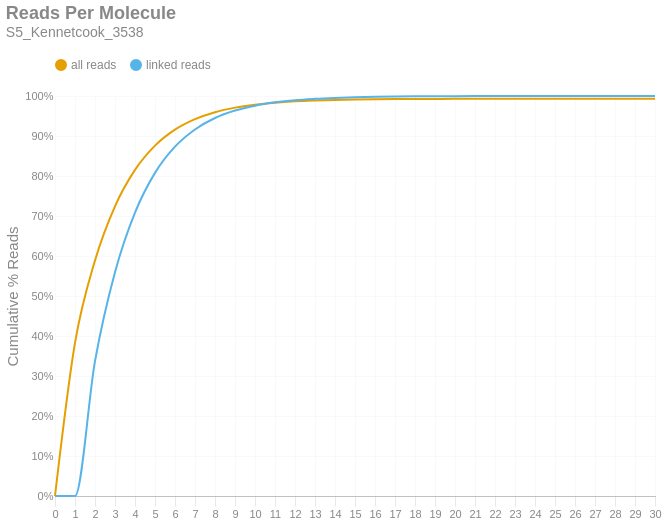

Here is the notebook cell this chart was saved with:
### Markdown cell above
### Reads per Molecule
This chart shows the cumulative distribution of the number of reads per linked molecule. That is, how many alignments are associated with a unique molecule. This excludes the number of reads associated with invalid or absent linked-read barcodes. The `linked` histogram is the percentages recalculated when disregarding singletons.

### Code cell
if SKIPLR:
    print_html(f"Skipped")
else:
    counts = np.bincount(valids['reads'].cast(pl.Int64).to_numpy())
    weighted = counts * np.arange(len(counts))
    all_perc = weighted / n_reads
    linked_perc = weighted / n_linked_reads
    linked_perc[1] = 0
    binned_df = pl.DataFrame({
        'readsper': list(range(len(counts))),
        'all reads (cumsum)': np.cumsum(all_perc).tolist(),
        'linked reads (cumsum)': np.cumsum(linked_perc).tolist(),
    })

    with SafeRender(binned_df):
        (
            density_plot(binned_df, 'Reads Per Molecule', samplename, 'readspmol')
            .encode(
                x=alt.X('readsper:O', title=None).axis(labelAngle=0).scale(padding=0),
                y=alt.Y('value:Q', title='Cumulative % Reads').axis(format='%').stack(False),
                color=alt.Color("key:N").scale(domain=["all reads", "linked reads"]),
                tooltip=[
                    alt.Tooltip("key:N", title="Data Type"),
                    alt.Tooltip("readsper:O", title="Reads Per Molecule"),
                    alt.Tooltip("value:Q", format=".2%", title="% Reads (Cum.)")
                ]            
            )
        ).display()

### Figure 1 — Vega-Lite specification as saved in the notebook (floating-point values rounded to 4 significant figures)
{"width": "container", "height": 400, "config": {"title": {"anchor": "start", "dy": -15, "fontSize": 18, "color": "#888888", "subtitleColor": "#888888", "subtitleFontSize": 14}, "arc": {"fill": "#0072B2"}, "axis": {"domainColor": "#888888", "domainWidth": 0.5, "gridWidth": 0.2, "grid": false, "titleFontWeight": 400, "titleFontSize": 15, "labelFontSize": 11, "labelColor": "#888888", "tickColor": "#888888", "tickWidth": 0.2, "titleColor": "#888888"}, "axisBand": {"grid": false}, "axisX": {"grid": true, "tickSize": 10, "domainCap": "round"}, "axisY": {"domain": false, "grid": true, "tickSize": 0, "domainCap": "round"}, "background": "transparent", "header": {"labelFontSize": 15, "labelColor": "#888888", "titleFontSize": 15, "titleFontWeight": 600, "titleColor": "#888888"}, "legend": {"labelFont": "sans-serif", "labelFontSize": 12, "labelColor": "#888888", "symbolSize": 100, "symbolType": "circle", "titleFontSize": 12, "titlePadding": 10, "titleColor": "#888888", "title": null, "orient": "top"}, "range": {"category": ["#E69F00", "#56B4E9", "#009E73", "#F0E442", "#0072B2", "#D55E00", "#CC79A7", "#000000"], "diverging": ["#cfe8f3", "#a2d4ec", "#73bfe2", "#46abdb", "#1696d2", "#12719e"]}, "area": {"fill": "#0072B2", "fillOpacity": 0.7, "line": true, "strokeOpacity": 0.7}, "line": {"color": "#0072B2", "stroke": "#0072B2", "strokeWidth": 2}, "trail": {"color": "#0072B2", "stroke": "#0072B2", "strokeWidth": 0, "size": 1}, "point": {"filled": true, "fillOpacity": 1.0, "size": 95}, "text": {"color": "#888888", "fontSize": 11, "align": "right", "fontWeight": 400, "size": 11}, "bar": {"fill": "#0072B2", "stroke": null}, "view": {"stroke": null, "continuousWidth": 660, "continuousHeight": 400}}, "data": {"name": "data-4a809a35fd4af9ebb0c2dc4e39cfeeba"}, "mark": {"type": "line", "interpolate": "monotone", "point": {"opacity": 0, "size": 275}}, "encoding": {"color": {"field": "key", "scale": {"domain": ["all reads", "linked reads"]}, "type": "nominal"}, "tooltip": [{"field": "key", "title": "Data Type", "type": "nominal"}, {"field": "readsper", "title": "Reads Per Molecule", "type": "ordinal"}, {"field": "value", "format": ".2%", "title": "% Reads (Cum.)", "type": "quantitative"}], "x": {"axis": {"labelAngle": 0}, "field": "readsper", "scale": {"padding": 0}, "title": null, "type": "ordinal"}, "y": {"axis": {"format": "%"}, "field": "value", "stack": false, "title": "Cumulative % Reads", "type": "quantitative"}}, "params": [{"name": "param_c36ac31b6afebe62", "select": {"type": "point", "fields": ["key"]}, "bind": "legend"}], "title": {"text": "Reads Per Molecule", "subtitle": "S5_Kennetcook_3538"}, "transform": [{"fold": ["all reads (cumsum)", "linked reads (cumsum)"]}, {"calculate": "replace(datum.key, ' (cumsum)', '')", "as": "key"}, {"filter": {"param": "param_c36ac31b6afebe62"}}], "usermeta": {"embedOptions": {"downloadFileName": "S5_Kennetcook_3538.readspmol"}}, "$schema": "https://vega.github.io/schema/vega-lite/v6.1.0.json", "datasets": {"data-4a809a35fd4af9ebb0c2dc4e39cfeeba": [{"readsper": 0, "all reads (cumsum)": 0.0, "linked reads (cumsum)": 0.0}, {"readsper": 1, "all reads (cumsum)": 0.3829, "linked reads (cumsum)": 0.0}, {"readsper": 2, "all reads (cumsum)": 0.5886, "linked reads (cumsum)": 0.3371}, {"readsper": 3, "all reads (cumsum)": 0.7242, "linked reads (cumsum)": 0.5593}, {"readsper": 4, "all reads (cumsum)": 0.8152, "linked reads (cumsum)": 0.7085}, {"readsper": 5, "all reads (cumsum)": 0.8759, "linked reads (cumsum)": 0.8079}, {"readsper": 6, "all reads (cumsum)": 0.9158, "linked reads (cumsum)": 0.8734}, {"readsper": 7, "all reads (cumsum)": 0.9421, "linked reads (cumsum)": 0.9164}, {"readsper": 8, "all reads (cumsum)": 0.9595, "linked reads (cumsum)": 0.945}, {"readsper": 9, "all reads (cumsum)": 0.9709, "linked reads (cumsum)": 0.9636}, {"readsper": 10, "all reads (cumsum)": 0.9784, "linked reads (cumsum)": 0.9759}, {"readsper": 11, "all reads (cumsum)": 0.9834, "linked reads (cumsum)": 0.9841}, {"readsper": 12, "all reads (cumsum)": 0.9868, "linked reads (cumsum)": 0.9897}, {"readsper": 13, "all reads (cumsum)": 0.9888, "linked reads (cumsum)": 0.993}, {"readsper": 14, "all reads (cumsum)": 0.9902, "linked reads (cumsum)": 0.9953}, {"readsper": 15, "all reads (cumsum)": 0.9913, "linked reads (cumsum)": 0.9969}, {"readsper": 16, "all reads (cumsum)": 0.9919, "linked reads (cumsum)": 0.998}, {"readsper": 17, "all reads (cumsum)": 0.9923, "linked reads (cumsum)": 0.9986}, {"readsper": 18, "all reads (cumsum)": 0.9926, "linked reads (cumsum)": 0.9991}, {"readsper": 19, "all reads (cumsum)": 0.9927, "linked reads (cumsum)": 0.9994}, {"readsper": 20, "all reads (cumsum)": 0.9929, "linked reads (cumsum)": 0.9996}, {"readsper": 21, "all reads (cumsum)": 0.9929, "linked reads (cumsum)": 0.9997}, {"readsper": 22, "all reads (cumsum)": 0.993, "linked reads (cumsum)": 0.9998}, {"readsper": 23, "all reads (cumsum)": 0.993, "linked reads (cumsum)": 0.9999}, {"readsper": 24, "all reads (cumsum)": 0.993, "linked reads (cumsum)": 0.9999}, {"readsper": 25, "all reads (cumsum)": 0.9931, "linked reads (cumsum)": 0.9999}, {"readsper": 26, "all reads (cumsum)": 0.9931, "linked reads (cumsum)": 1.0}, {"readsper": 27, "all reads (cumsum)": 0.9931, "linked reads (cumsum)": 1.0}, {"readsper": 28, "all reads (cumsum)": 0.9931, "linked reads (cumsum)": 1.0}, {"readsper": 29, "all reads (cumsum)": 0.9931, "linked reads (cumsum)": 1.0}, {"readsper": 30, "all reads (cumsum)": 0.9931, "linked reads (cumsum)": 1.0}]}}
